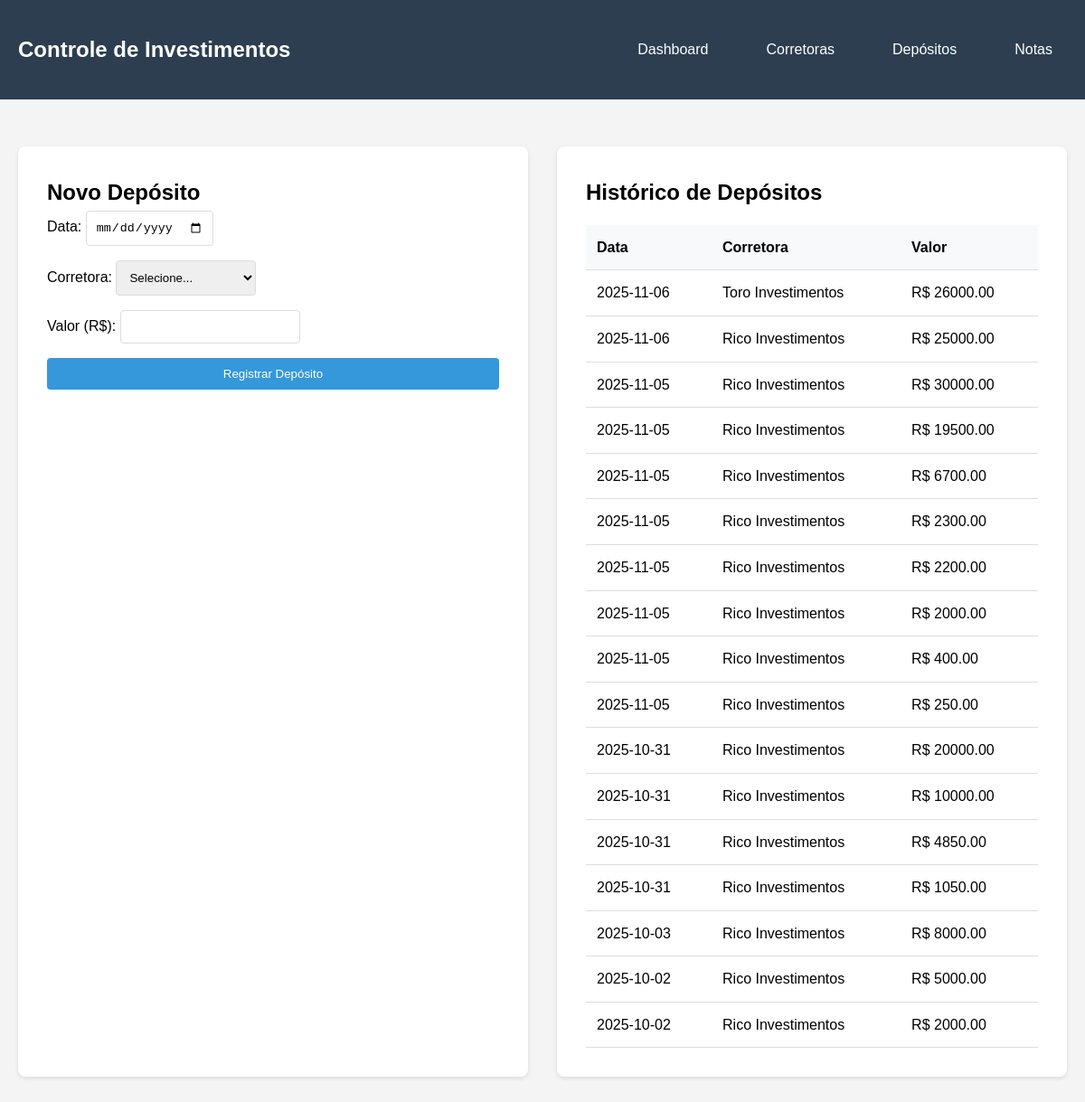
Screenshot of /depositos with the database file from the repository.
### tables this page shows
CREATE TABLE depositos (
                id INTEGER PRIMARY KEY AUTOINCREMENT,
                data DATE NOT NULL,
                corretora_id INTEGER NOT NULL,
                valor REAL NOT NULL,
                FOREIGN KEY (corretora_id) REFERENCES corretoras (id)
            );

CREATE TABLE corretoras (
                id INTEGER PRIMARY KEY AUTOINCREMENT,
                nome TEXT UNIQUE NOT NULL
            );

### app.py (the view, shortened to what this page needs)
@app.route('/depositos', methods=['GET', 'POST'])
def depositos():
    corretoras = Corretora.buscar_todas()
    depositos = Deposito.buscar_todos()
    return render_template('depositos.html',
                         corretoras=corretoras,
                         depositos=depositos)

### database.py (called while the page is built)
    def get_connection(self):
        return sqlite3.connect(self.db_name)

    def fetch_all(self, query, params=()):
        conn = self.get_connection()
        cursor = conn.cursor()
        cursor.execute(query, params)
        results = cursor.fetchall()
        conn.close()
        return results

### models.py (called while the page is built)
    @staticmethod
    def buscar_todas():
        results = db.fetch_all("SELECT * FROM corretoras ORDER BY nome")
        return [Corretora(id=row[0], nome=row[1]) for row in results]

    @staticmethod
    def buscar_todos():
        results = db.fetch_all('''
            SELECT d.*, c.nome as corretora_nome
            FROM depositos d
            JOIN corretoras c ON d.corretora_id = c.id
            ORDER BY d.data DESC
        ''')
        depositos = []
        for row in results:
            dep = Deposito(id=row[0], data=row[1], corretora_id=row[2], valor=row[3])
            dep.corretora_nome = row[4]
            depositos.append(dep)
        return depositos

### templates/depositos.html (shortened to what this page needs)
{% extends "base.html" %}
{% block content %}
<div class="grid-2">
    <div class="card">
        <h2>Novo Depósito</h2>
        <form method="POST">
            <div>
                <label>Data:</label>
                <input type="date" name="data" required>
            </div>
            <div>
                <label>Corretora:</label>
                <select name="corretora_id" required>
                    <option value="">Selecione...</option>
                </select>
            </div>
            <div>
                <label>Valor (R$):</label>
                <input type="number" name="valor" step="0.01" min="0" required>
            </div>
            <button type="submit">Registrar Depósito</button>
        </form>
    </div>
    <div class="card">
        <h2>Histórico de Depósitos</h2>
        <table>
            <thead>
                <tr>
                    <th>Data</th>
                    <th>Corretora</th>
                    <th>Valor</th>
                </tr>
            </thead>
            <tbody>
                {% for deposito in depositos %}
                <tr>
                    <td>{{ deposito.data }}</td>
                    <td>{{ deposito.corretora_nome }}</td>
                    <td>R$ {{ "%.2f"|format(deposito.valor) }}</td>
                </tr>
                {% else %}
                <tr>
                    <td colspan="3" style="text-align: center;">Nenhum depósito cadastrado</td>
                </tr>
                {% endfor %}
            </tbody>
        </table>
    </div>
</div>
{% endblock %}

### templates/base.html (shortened to what this page needs)
<!DOCTYPE html>
<html lang="pt-BR">
<head>
</head>
<body>
    <header>
        <div class="container">
            <nav>
                <h1>Controle de Investimentos</h1>
                <ul class="nav-links">
                    <li><a href="{{ url_for('index') }}">Dashboard</a></li>
                    <li><a href="{{ url_for('gerenciar_corretoras') }}">Corretoras</a></li>
                    <li><a href="{{ url_for('depositos') }}">Depósitos</a></li>
                    <li><a href="{{ url_for('notas_corretagem') }}">Notas</a></li>
                </ul>
            </nav>
        </div>
    </header>
    <div class="container">
        {% block content %}{% endblock %}
    </div>
</body>
</html>

### templates/base.html (style rules this page uses)
* { margin: 0; padding: 0; box-sizing: border-box; }
body { font-family: Arial, sans-serif; line-height: 1.6; background: #f4f4f4; }
.container { max-width: 1200px; margin: 0 auto; padding: 20px; }
header { background: #2c3e50; color: white; padding: 1rem 0; margin-bottom: 2rem; }
nav { display: flex; justify-content: space-between; align-items: center; }
.nav-links { display: flex; list-style: none; gap: 2rem; }
.nav-links a { color: white; text-decoration: none; padding: 0.5rem 1rem; border-radius: 4px; }
.card { background: white; padding: 2rem; margin-bottom: 2rem; border-radius: 8px; box-shadow: 0 2px 5px rgba(0,0,0,0.1); }
table { width: 100%; border-collapse: collapse; margin-top: 1rem; }
th, td { padding: 12px; text-align: left; border-bottom: 1px solid #ddd; }
th { background: #f8f9fa; }
form { display: grid; gap: 1rem; max-width: 600px; }
input, select, button { padding: 10px; border: 1px solid #ddd; border-radius: 4px; }
button { background: #3498db; color: white; border: none; cursor: pointer; }
.grid-2 { display: grid; grid-template-columns: 1fr 1fr; gap: 2rem; }

### rows the page displays
depositos: data "2025-11-06", corretora_nome "Toro Investimentos", valor "26000.00"
depositos: data "2025-11-06", corretora_nome "Rico Investimentos", valor "25000.00"
depositos: data "2025-11-05", corretora_nome "Rico Investimentos", valor "30000.00"
depositos: data "2025-11-05", corretora_nome "Rico Investimentos", valor "19500.00"
depositos: data "2025-11-05", corretora_nome "Rico Investimentos", valor "6700.00"
depositos: data "2025-11-05", corretora_nome "Rico Investimentos", valor "2300.00"
depositos: data "2025-11-05", corretora_nome "Rico Investimentos", valor "2200.00"
depositos: data "2025-11-05", corretora_nome "Rico Investimentos", valor "2000.00"
depositos: data "2025-11-05", corretora_nome "Rico Investimentos", valor "400.00"
depositos: data "2025-11-05", corretora_nome "Rico Investimentos", valor "250.00"
depositos: data "2025-10-31", corretora_nome "Rico Investimentos", valor "20000.00"
depositos: data "2025-10-31", corretora_nome "Rico Investimentos", valor "10000.00"
depositos: data "2025-10-31", corretora_nome "Rico Investimentos", valor "4850.00"
depositos: data "2025-10-31", corretora_nome "Rico Investimentos", valor "1050.00"
depositos: data "2025-10-03", corretora_nome "Rico Investimentos", valor "8000.00"
depositos: data "2025-10-02", corretora_nome "Rico Investimentos", valor "5000.00"
depositos: data "2025-10-02", corretora_nome "Rico Investimentos", valor "2000.00"
